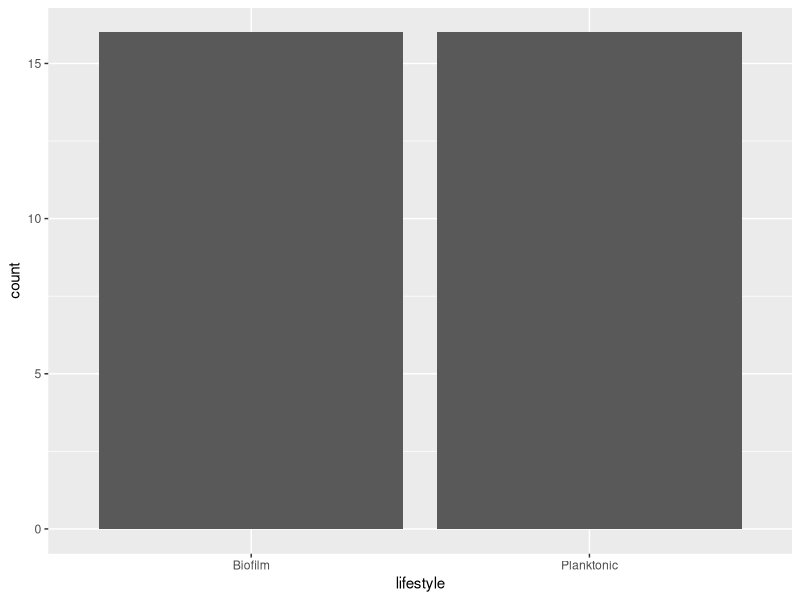
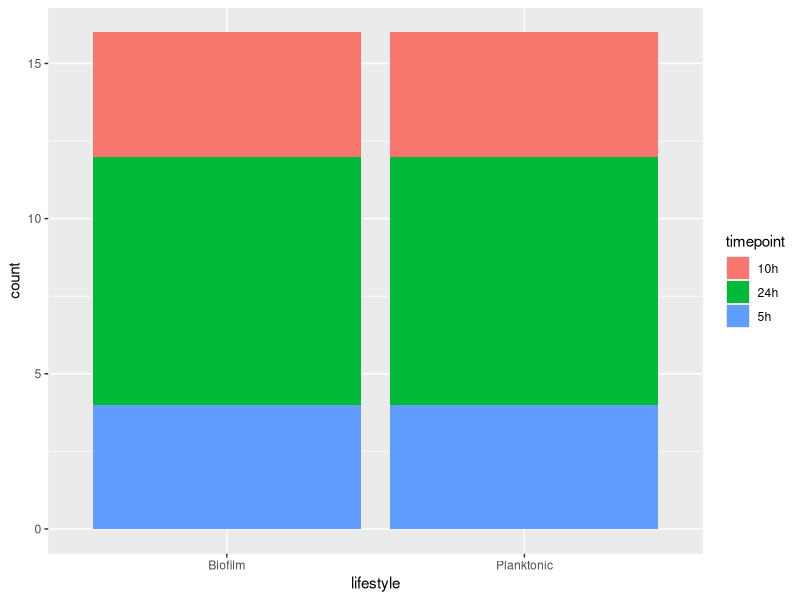
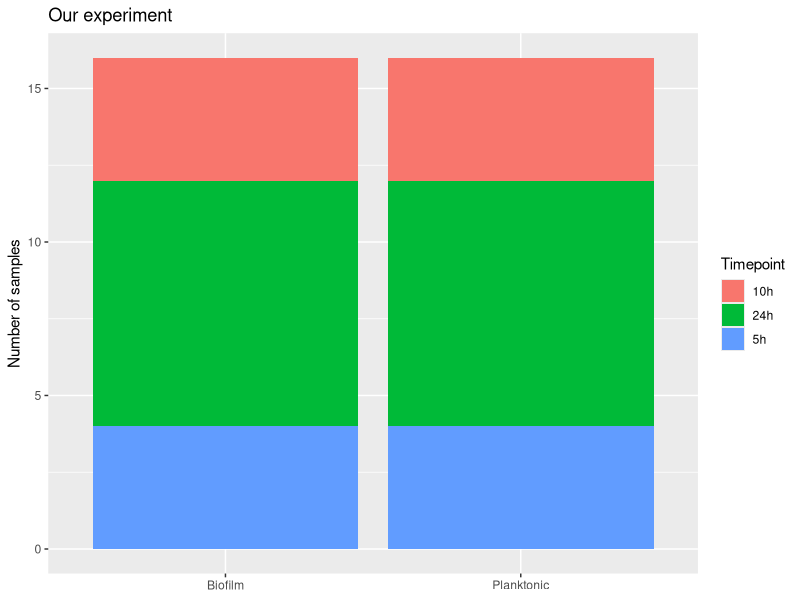
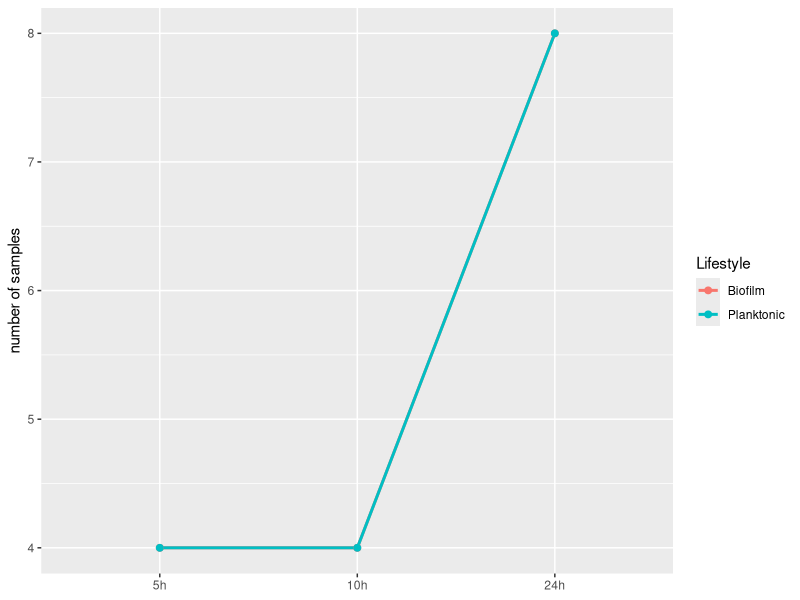
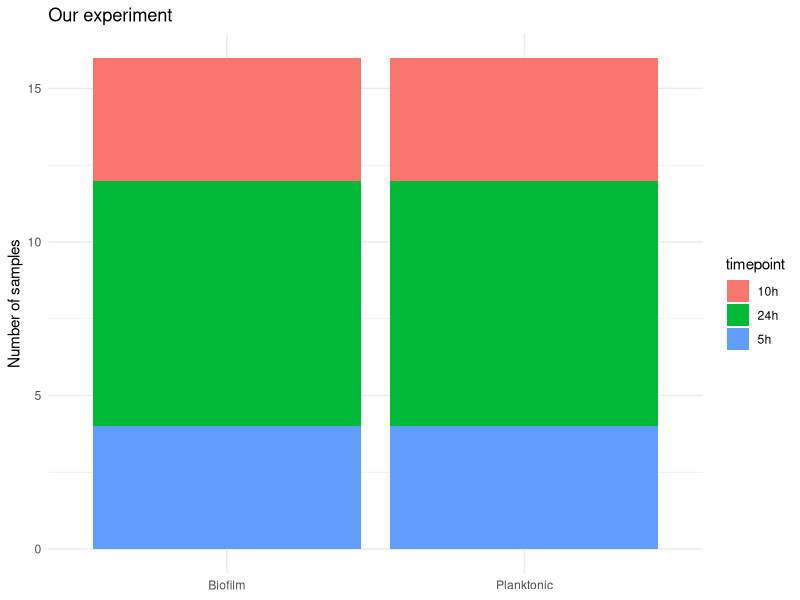
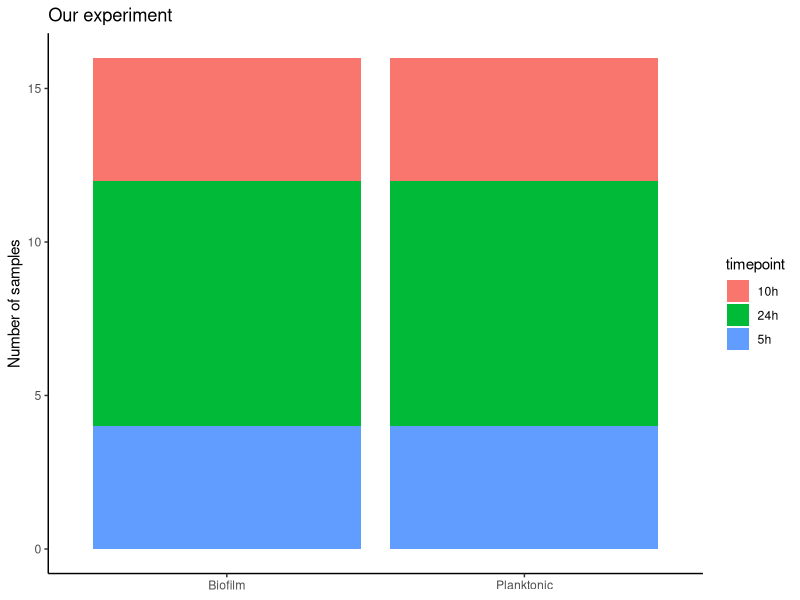
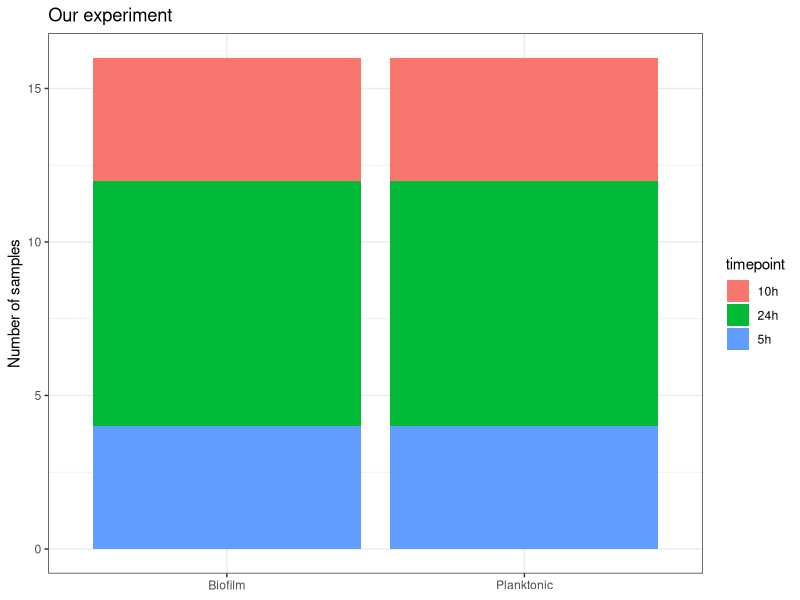

Reproduce these figures in R, in order.
## ---- chunk 1
library(tidyverse)
library(here)   # here() builds paths from the project root, so they work wherever you run this
meta <- read_tsv(here("project/data", "metadata.tsv"), show_col_types = FALSE)
## ---- chunk 2
ggplot(meta, aes(x = lifestyle)) +   # data + aesthetic
  geom_bar()                         # geom: one bar per group
## ---- chunk 3
ggplot(meta, aes(x = lifestyle, fill = timepoint)) +
  geom_bar()
## ---- chunk 4
ggplot(meta, aes(x = lifestyle, fill = timepoint)) +
  geom_bar() +
  labs(title = "Our experiment", x = NULL, y = "Number of samples", fill = "Timepoint")
## ---- chunk 5
meta %>%
  count(lifestyle, timepoint) %>%
  mutate(timepoint = factor(timepoint, levels = c("5h", "10h", "24h"))) %>%
  ggplot(aes(x = timepoint, y = n, colour = lifestyle, group = lifestyle)) +
  geom_line(linewidth = 1) +
  geom_point(size = 2) +
  labs(x = NULL, y = "number of samples", colour = "Lifestyle")
## ---- chunk 6
p <- ggplot(meta, aes(x = lifestyle, fill = timepoint)) +
  geom_bar() +
  labs(title = "Our experiment", x = NULL, y = "Number of samples")

p + theme_minimal()
## ---- chunk 7
p + theme_classic()
## ---- chunk 8
p + theme_bw()
